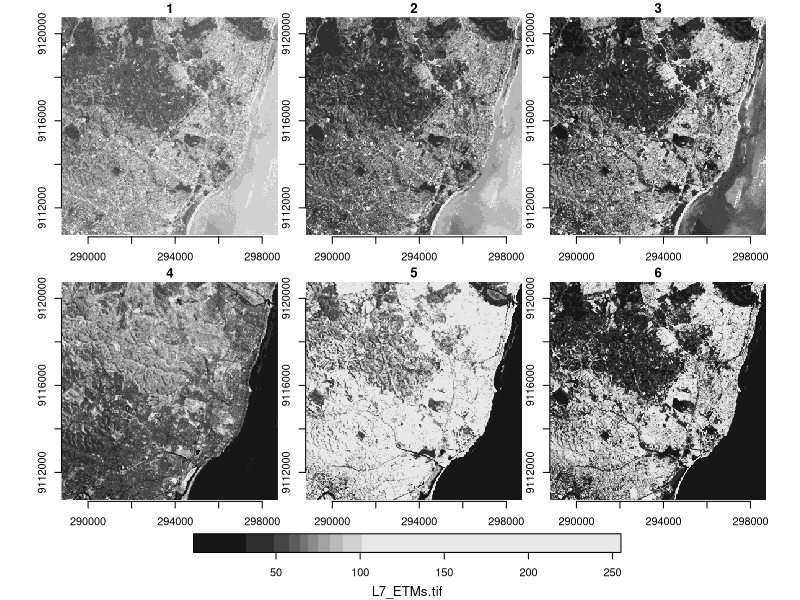

This figure's R source:
# Practice with geographic databases using geocomputing and R
# Create numeric and integer values
a <- 10 # Register value in object
a = 10 # Register value in object
show(a) # See content
a # See content
print(a) # See content
class(a) # See class

a <- as.integer(10) # Convert numeric to integer
a
class(a)

# Create character attribute values
x <- 'Lavras'
y <- 'MG'
class(x)
class(y)
countries <- c('Brasil', 'Brasil', 'Argentina', 'Paraguai', 'Bolívia')
countries
class(countries)
length(countries) # See how many names
nchar(countries) # See number of characters in each name

# Logical or Boolean values
z <- FALSE
z
class(z)
z <- c(TRUE, TRUE, FALSE)
z
x <- 10
class(x)
x > 3 # Is x greater than 3?
x == 3 # Is x equal to 3?
x == 10 # Is x equal to 10?
x <= 5 # Is x less than or equal to 5?

# Factors
countries <- c('Brasil', 'Brasil', 'Argentina', 'Paraguai', 'Bolívia')
class(countries)
countries
f1 <- as.factor(countries)
class(f1)
f1
f2 <- c(5:10, 5:10, 5:10)
f2
f3 <- as.factor(f2)
f3
# Temporal variables
d1 <- as.Date('2019-4-11')
d2 <- as.Date('2019-3-11')
class(d1)
class(d2)
d1 - d2
# Advanced classes of temporal representation
d3 <- as.POSIXlt(d1)
d3
class(d3)
d4 <- as.POSIXct(d1)
d4

# Matrix structure
m1 <- matrix(ncol = 3, nrow = 4)
m1
m12 <- matrix(1:12, ncol = 3, nrow = 4)
m12
m12r <- matrix(1:12, ncol = 3, nrow = 4, byrow = TRUE)
m12r

# Array structure
b <- array(1:12)
b
a <- matrix(1:12)
a

# List structure
l1 <- list(1:10)
l1
e <- list(c(2,10), 'abc')
e
names(e) <- c('first', 'last')
e

# data frame
ID <- as.integer(1:4)
name <- c('Lavras', 'B?zios', 'Ilh?us', 'Lumin?rias')
state <- as.factor(c('MG','RJ','BA','MG'))
score <- c(10.2, 9, 13.5, 18)
d <- data.frame(ID, name, state, score, stringsAsFactors = FALSE)
d
class(d)

# Indexing
## Vector indexing
v <- 1:10
v
class(v)
v[1] # Get the first value from the database
v[10] # Get the last value from the database

## Matrix indexing
m <- matrix(1:9, nrow = 3, ncol = 3, byrow = TRUE)
colnames(m) <- c('a', 'b', 'c')
m
## Find a value in row 2, column 2
m[2,2]
## Another value
m[1,3] # Line 1, column 3

## List indexing
e <- list(list(1:3), c('a', 'b', 'c', 'd'), m)
e[2] # Index 2nd item in the list
e[[2]] # Index 2nd item in the list

## Data frame indexing
d <- data.frame(m)
d
class(d)
d[,2] # Access column 2
d[2] #  Access column 2
d[2,] #  Access row 2

# Evaluate raster data arrays
## Load packages
library(stars)
library(dplyr)

## Get sample image from stars package
tif <- system.file("tif/L7_ETMs.tif",
                   package = "stars")
class(tif)

## Read as stars object and map bands with a single legend
read_stars(tif) %>%
  slice(index = 1:6, along = "band") %>%
  plot(axes=T)
